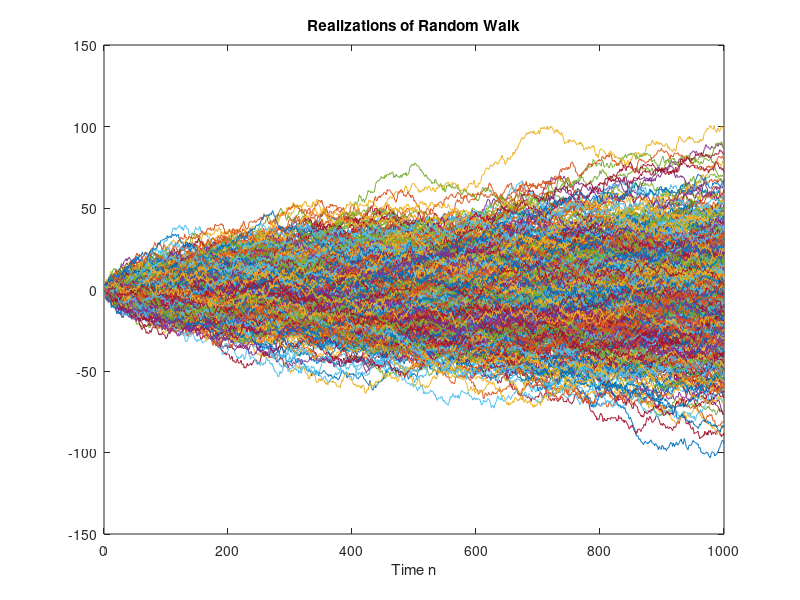
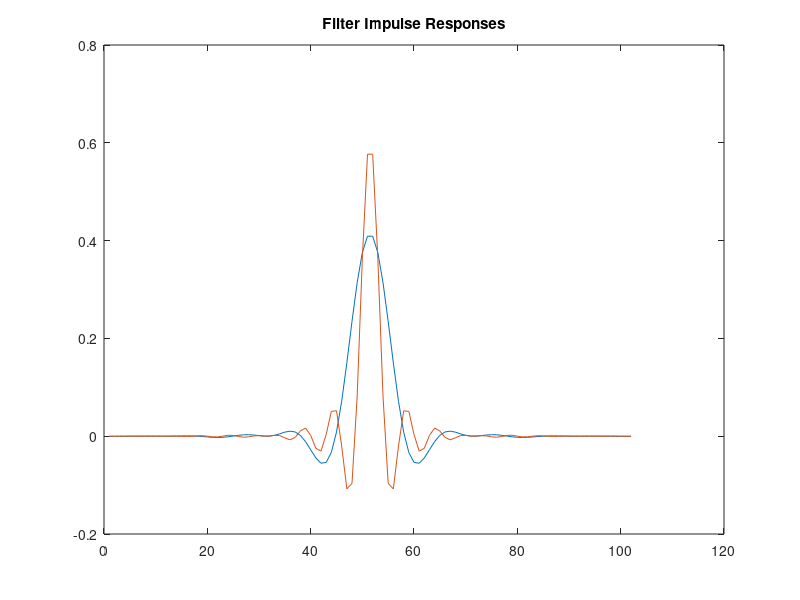
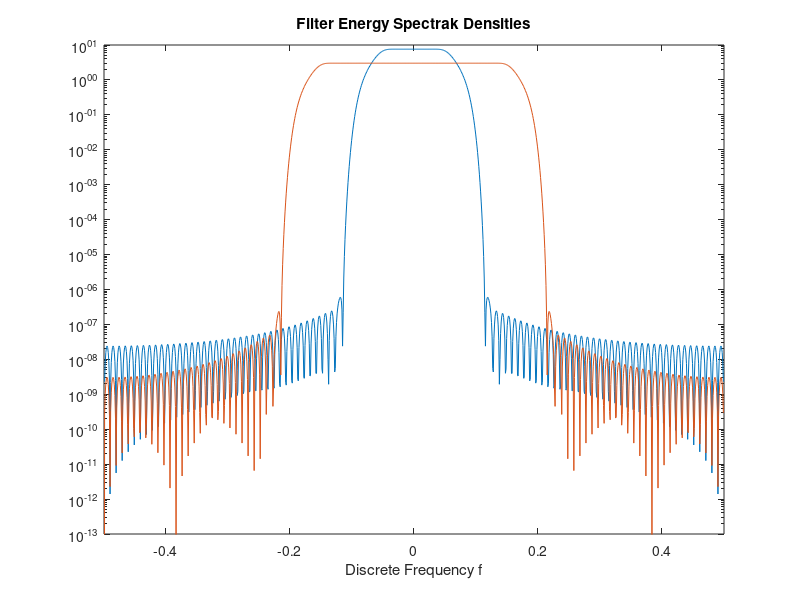
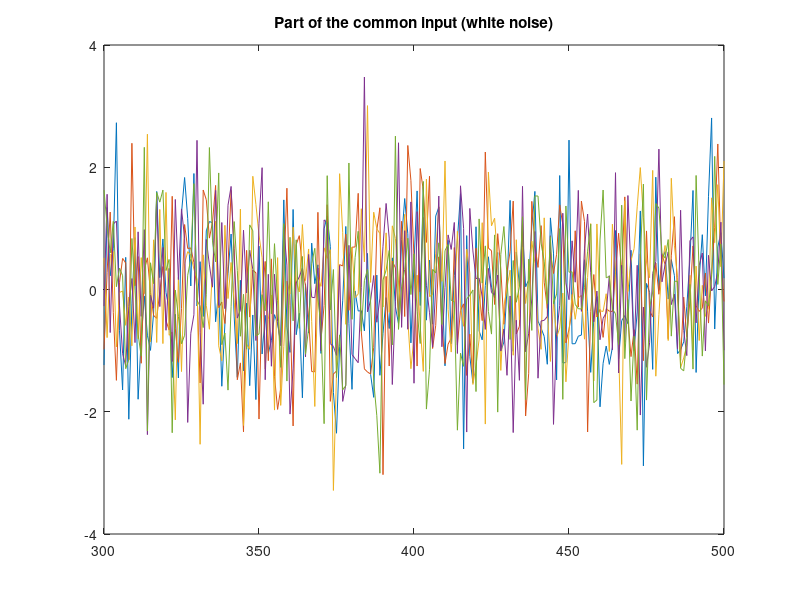

MATLAB code for these plots, in order:
%%%%%%%%%%%%%%%%%%%%%%%%%%%%%%%%%%%%%%%%%%%%%%%%%%%%%%%%
% Mfile for the demostration of simple properties of   %
%                stochastic processes                  %
%                                                      %
% A. P. Liavas, March 14, 2026                         %
%%%%%%%%%%%%%%%%%%%%%%%%%%%%%%%%%%%%%%%%%%%%%%%%%%%%%%%%


%%%%%%%%%%%%%%%%%%%%%%%%%%%%%%%%%%%%%%%%%%%%%%%%%%%%%%%%%%%%%%%%%%%%%%%%%%%%%%%%
% In the following, I focus on simplicity and not on efficiency of the code...
%%%%%%%%%%%%%%%%%%%%%%%%%%%%%%%%%%%%%%%%%%%%%%%%%%%%%%%%%%%%%%%%%%%%%%%%%%%%%%%%

clear, clc, clf, %close all

N_f = 1024; % length of DFTs

% Generation of realizations of Random Walk
% Perhaps, the simplest NON-stationary stochastic process is the random walk, defined as
%  for n=1,...,N: 
%
%   X_n = \sum_{k=1}^n Y_k = X_{n-1} + Y_n, with Y_k, k=1,...,N iid {\cal N}(0,1)
%

N = 1000; % length of each realization of the random walk
R = 500;  % number of realizations to generate
for iR=1:R
    Y = randn(N,1); % Generate the realization of Y
    X(1,iR) = Y(1);
    for iN=2:N  % Generate the realization of X
        X(iN,iR) = X(iN-1,iR) + Y(iN);
    end
end
figure(1), plot(X), xlabel('Time n'), title('Realizations of Random Walk'), 
fprintf('\nWe plot realizations of Random Walk. Press a key...'), pause

%%%%%%%%%%%%%%%%%%%%%%%%%%%%%%%%%%%%%%%%%%%%%%%%%%%%%%%%%%%%%%%%%%%%%%%%%%%%%%%%%%%%%%%
% Generation of realizations of stationary random process via filtering of white noise
%%%%%%%%%%%%%%%%%%%%%%%%%%%%%%%%%%%%%%%%%%%%%%%%%%%%%%%%%%%%%%%%%%%%%%%%%%%%%%%%%%%%%%%

% Design two lowpass filter with different cut-off frequencies
n = 101; % length of impulse responses
% Design first filter
f1 = [0 0.1 0.2 1]; m1 = [1 1 0 0];          % Specifications
h1(:,1) = fir2(n, f1, m1); h1 = h1/norm(h1); % Normalize impulse response
H1 = abs(fftshift(fft(h1, N_f))).^2;         % Energy Spectral Density

% Design second filter
f2 = [0 0.3 0.4 1]; m2 = [1 1 0 0];          % Specifications
h2(:,1) = fir2(n, f2, m2); h2 = h2/norm(h2); % Normalize impulse response
H2 = abs(fftshift(fft(h2, N_f))).^2;         % Energy Spectral Density

% Plot impulse responses in common plot
figure(2), plot([h1 h2]), title('Filter Impulse Responses')

% Generate Frequency axis and plot Energy Spectral Densities in common semilogy
f_axis = [-0.5:1/N_f:0.5-1/N_f];  % Axis of Discrete Frequencies
figure(3), semilogy(f_axis, [H1 H2]), xlabel('Discrete Frequency f'), title('Filter Energy Spectrak Densities')
axis([-.5 0.5 10^(-13), 10])
fprintf('\nWe plot the impulse responses and the energy spectral densities of the filters. Press a key...'), pause

%%%%%%%%%%%%%%%%%%%%%%%%%%%%%%%%%%%%%%%%%%
% Generate and filter white noise
%%%%%%%%%%%%%%%%%%%%%%%%%%%%%%%%%%%%%%%%%%

R = 5;  % number of realizations - "play" with R
for iR = 1:R
    Y(:,iR) = randn(N,1);          % Generate realization of common input
    X1(:,iR) = conv(Y(:,iR), h1);  % Compute output of h1
    X2(:,iR) = conv(Y(:,iR), h2);  % Compute output of h2
end
% Time interval to plot - "play" with the time interval
t1 = 300;
t2 = 500;
figure(4), plot([t1:t2], Y(t1:t2,:)), title('Part of the common input (white noise)')
figure(5), plot([t1:t2], X1(t1:t2,:)), title('Part of X1')
figure(6), plot([t1:t2], X2(t1:t2,:)), title('Part of X2')
fprintf('\nWe plot (part of) the realizations the input (white noise) and the outputs...\n')
